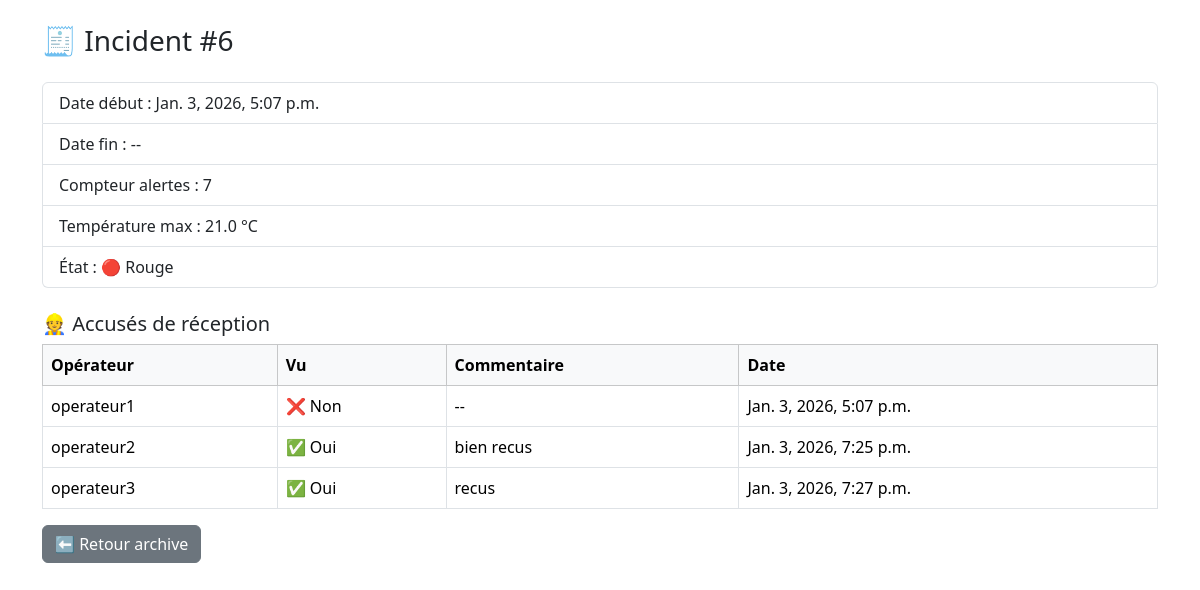
The app's page /incident/6/, older data.
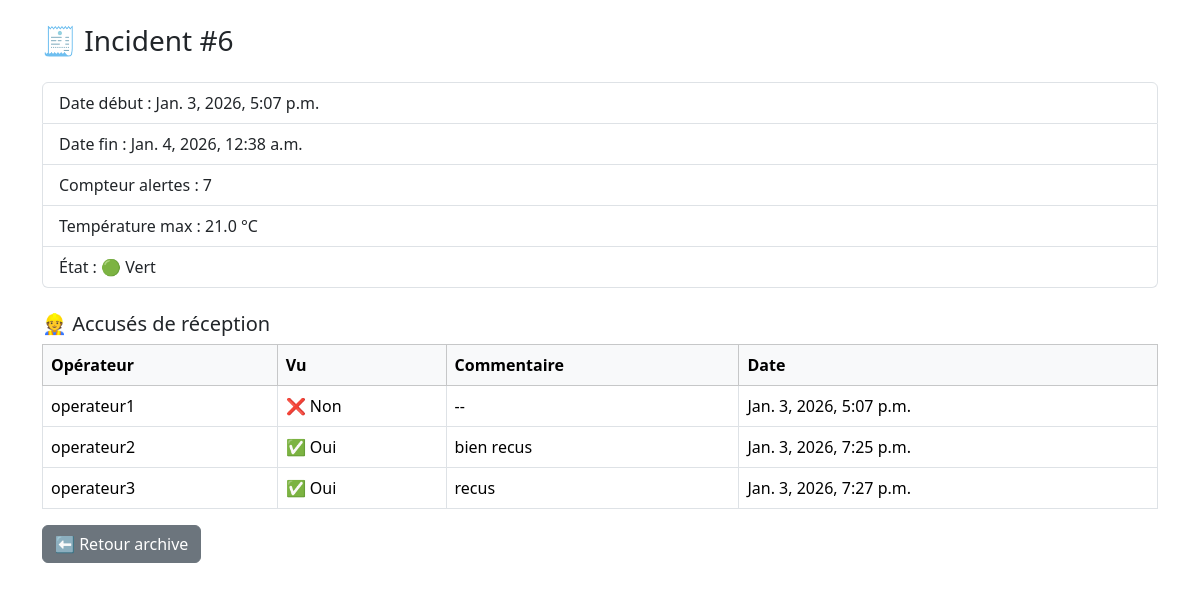
The same page, newer data.
### myapp/models.py (models this page shows, shortened)
class Incident(models.Model):
    date_debut = models.DateTimeField(default=timezone.now)
    date_fin = models.DateTimeField(null=True, blank=True)
    compteur_alerte = models.IntegerField(default=0)
    temperature_max = models.FloatField(default=0)
    resolu = models.BooleanField(default=False)

### myapp/views.py (the view)
# urls.py: path('incident/<int:pk>/', views.detail_incident, name='detail_incident'),
def detail_incident(request, pk):
    incident = get_object_or_404(Incident, id=pk)
    accuses = AccuseReception.objects.filter(
        incident=incident
    ).select_related("operateur__user")
    return render(request, "detail_incident.html", {
        "incident": incident,
        "accuses": accuses
    })

### myapp/templates/detail_incident.html (shortened to what this page needs)
<!DOCTYPE html>
<html lang="fr">
<head>
    <link href="https://cdn.jsdelivr.net/npm/bootstrap@5.3.3/dist/css/bootstrap.min.css" rel="stylesheet">
</head>
<body class="container py-4">
<h3 class="mb-4">🧾 Incident #{{ incident.id }}</h3>
<ul class="list-group mb-4">
    <li class="list-group-item">Date début : {{ incident.date_debut }}</li>
    <li class="list-group-item">Date fin : {{ incident.date_fin|default:"--" }}</li>
    <li class="list-group-item">Compteur alertes : {{ incident.compteur_alerte }}</li>
    <li class="list-group-item">Température max : {{ incident.temperature_max }} °C</li>
    <li class="list-group-item">
        État :
        {% if incident.resolu %}
            🟢 Vert
        {% else %}
            🔴 Rouge
        {% endif %}
    </li>
</ul>
<h5>👷 Accusés de réception</h5>
<table class="table table-bordered">
    <thead class="table-light">
<tr>
    <th>Opérateur</th>
    <th>Vu</th>
    <th>Commentaire</th>
    <th>Date</th>
</tr>
</thead>
<tbody>
{% for a in accuses %}
<tr>
    <td>{{ a.operateur.user.username }}</td>
    <td>
        {% if a.vu %}
            ✅ Oui
        {% else %}
            ❌ Non
        {% endif %}
    </td>
    <td>{{ a.commentaire|default:"--" }}</td>
    <td>{{ a.date }}</td>
</tr>
{% empty %}
<tr>
    <td colspan="4" class="text-center">Aucun accusé</td>
</tr>
{% endfor %}
</tbody>
</table>
<a href="{% url 'archive_incidents' %}" class="btn btn-secondary">
    ⬅ Retour archive
</a>
</body>
</html>

Row changes from the older to the newer data that the page shows:
changed Incident id 6: date_fin "--" → "Jan. 4, 2026, 12:38 a.m."
Text that changed along with them:
text no longer shown: "🔴 Rouge"
text now shown: "🟢 Vert"
